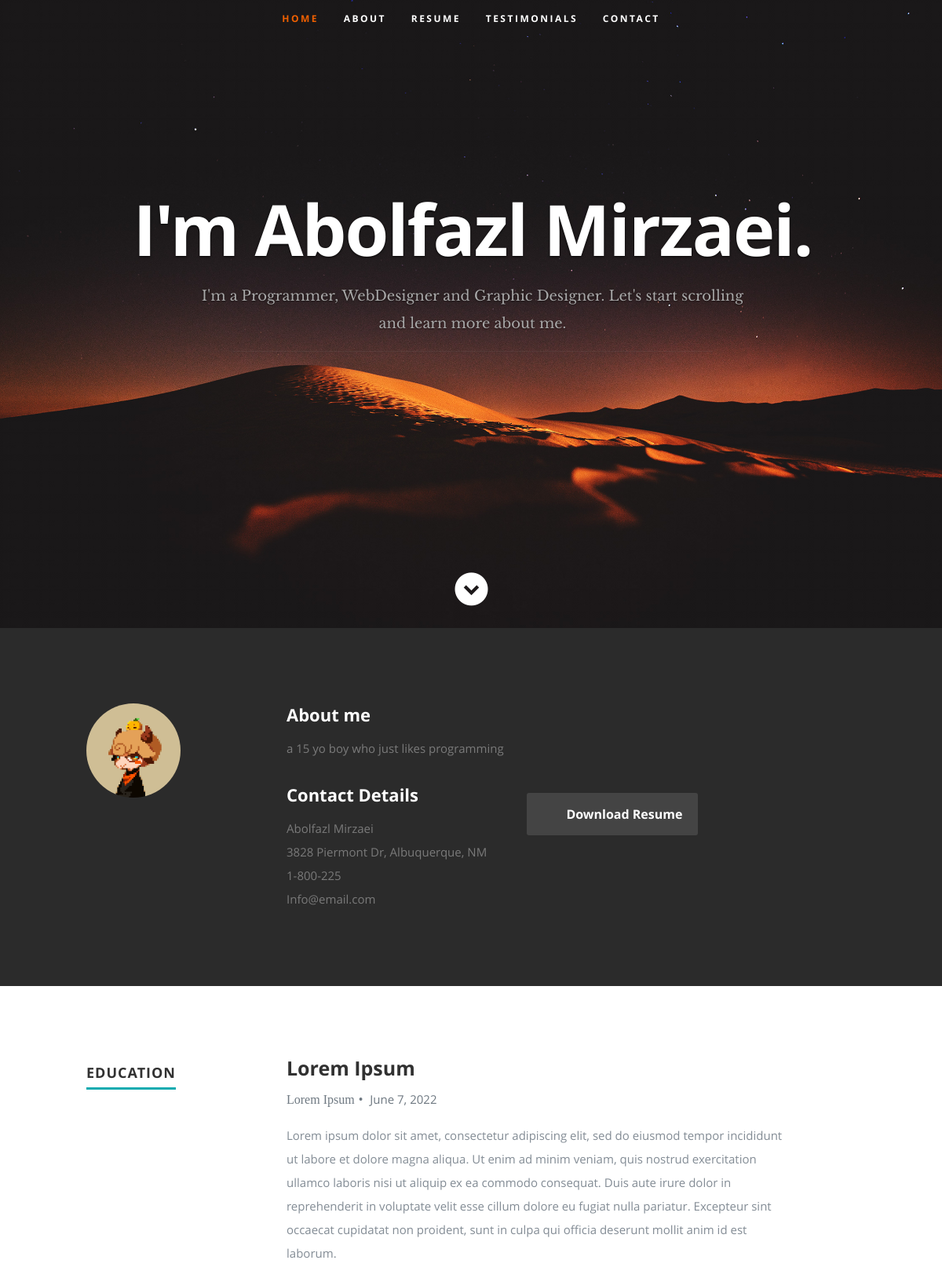
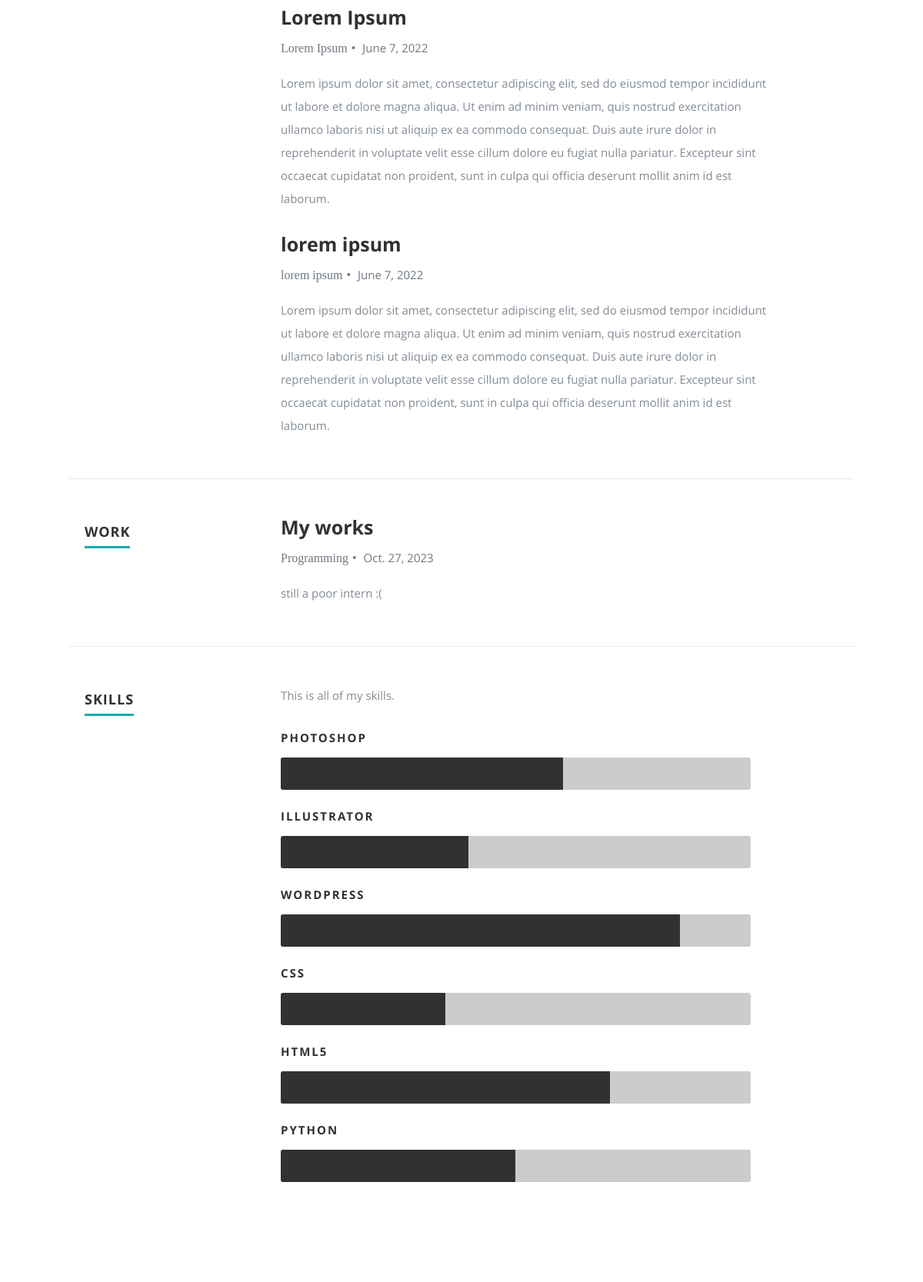
The page / (upper part) on the database its author committed (2 pictures, top to bottom).
### HomePage/models.py (models this page shows)
class intruduce(models.Model):
    title = models.CharField(max_length=350, verbose_name='title')
    description = models.TextField(verbose_name='description')
    facebook = models.CharField(max_length=500, verbose_name='facebook')
    twitter = models.CharField(max_length=500, verbose_name='twitter')
    googleplus = models.CharField(max_length=500, verbose_name='googleplus')
    linkedin = models.CharField(max_length=500, verbose_name='linkedin')
    instagram = models.CharField(max_length=500, verbose_name='instagram')
    skype = models.CharField(max_length=500, verbose_name='skype')

### AboutPage/models.py (models this page shows)
class aboutme(models.Model):
    Aboutme = models.CharField(max_length=350, verbose_name='Title(Aboutme)')
    DescriptionAboutme = models.TextField(verbose_name='Description(Aboutme)')
    ContactDetails = models.CharField(max_length=350, verbose_name='Title(ContactDetails)')
    Name = models.CharField(max_length=350, verbose_name='Name')
    Address = models.CharField(max_length=350, verbose_name='Address')
    PhoneNumber = models.CharField(max_length=350, verbose_name='PhoneNumber')
    Email = models.EmailField(max_length=350, verbose_name='Email')
    image = models.ImageField(upload_to='media', verbose_name='profile', default='pic')

### ResumePage/models.py (models this page shows)
class EDUCATION(models.Model):
    title = models.CharField(max_length=350, verbose_name='title')
    degree = models.CharField(max_length=350, verbose_name='degree')
    date = models.DateField(max_length=350, verbose_name='date')
    description = models.TextField( verbose_name='description')

class WORK(models.Model):
    title = models.CharField(max_length=350, verbose_name='title')
    degree = models.CharField(max_length=350, verbose_name='Job')
    date = models.DateField(max_length=350, verbose_name='date')
    description = models.TextField( verbose_name='description')

class SkiilsDescription(models.Model):
    description = models.TextField(verbose_name='description')

### home/views.py (the view, shortened to what this page needs)
# urls.py: path('', views.home.as_view(), name='home'),
class home(View):
    def get(self, request):
        Header = intruduce.objects.first()
        Aboutme = aboutme.objects.all()
        Edu = EDUCATION.objects.all()
        work = WORK.objects.all()
        skill = SKILLS.objects.first()
        des = SkiilsDescription.objects.first()
        koreh = MoreText.objects.first()
        rn = quotation.objects.all()
        inf = info.objects.first()
        foot = Copyright.objects.first()
        descript = descrip.objects.all()
        form = ContactUsReceiveFormForm
        resume = Update_Resume.objects.first()
        return render(request, 'base.html', {'Header': Header,
                                             'Aboutme': Aboutme,
                                             'edu': Edu,
                                             'work': work,
                                             'skills': skill,
                                             'des': des,
                                             'koreh': koreh,
                                             'rn': rn,
                                             'inf': inf,
                                             'foot': foot,
                                             'descript': descript,
                                             'contactform': form,
                                             'resume': resume,
                                             }
                      )

### templates/base.html (shortened to what this page needs)
{% load static %}
<!DOCTYPE html>
<html class="no-js" lang="en">
<head>
    <link rel="stylesheet" href="{% static 'css/default.css' %}" >
    <link rel="stylesheet" href="{% static 'css/layout.css' %}" >
    <link rel="stylesheet" href="{% static 'css/media-queries.css' %}" >
    <link rel="stylesheet" href="{% static 'css/magnific-popup.css' %}" >
</head>
<body>
        {% include 'inc/header.html' %}
    {% for foo in Aboutme %}
   <section id="about">
      <div class="row">
         <div class="three columns">
            <img class="profile-pic" src="{{ foo.image.url }}" alt="" />
         </div>
         <div class="nine columns main-col">
            <h2>{{ foo.Aboutme }}</h2>
            <p>{{ foo.DescriptionAboutme }}
            </p>
            <div class="row">
               <div class="columns contact-details">
                  <h2>{{ foo.ContactDetails }}</h2>
                  <p class="address">
						   <span>{{ foo.Name }}</span>
                      <br>
						   <span>{{ foo.Address }}
                     </span>
                      <br>
						   <span>{{ foo.PhoneNumber }}</span>
                      <br>
                     <span>{{ foo.Email }}</span>
					   </p>
               </div>
               <div class="columns download">
                  <p>
                     <a href="{{ resume.Resume }}" class="button"><i class="fa fa-download"></i>Download Resume</a>
                  </p>
               </div>
            </div>
         </div>
      </div>
   </section>
    {% endfor %}
   <section id="resume">
      <div class="row education">
         <div class="three columns header-col">
            <h1><span>Education</span></h1>
         </div>
         <div class="nine columns main-col">
            <div class="row item">
               <div class="twelve columns">
                {% for foo in edu %}
                  <h3>{{ foo.title  }}</h3>
                  <p class="info">{{ foo.degree }}<span>&bull;</span> <em class="date">{{ foo.date }}</em></p>
                  <p>
                  {{ foo.description }}
                  </p>
                 {% endfor %}
               </div>
            </div>
         </div>
      </div>
      <div class="row work">
         <div class="three columns header-col">
            <h1><span>Work</span></h1>
         </div>
         <div class="nine columns main-col">
            <div class="row item">
               <div class="twelve columns">
                   {% for foo in work %}
                  <h3>{{ foo.title }}</h3>
                  <p class="info">{{ foo.degree }}<span>&bull;</span> <em class="date">{{ foo.date }}</em></p>
                  <p>
                  {{ foo.description }}
                  </p>
                  {% endfor %}
               </div>
            </div>
         </div>
      </div>
      <div class="row skill">
         <div class="three columns header-col">
            <h1><span>Skills</span></h1>
         </div>
         <div class="nine columns main-col">
            <p>{{ des.description }}
            </p>
				<div class="bars">
                <ul class="skills">
                        <li>
                           <span class="bar-expand photoshop"></span><em>Photoshop</em>
                        </li>
                      <li>
                          <span class="bar-expand illustrator"></span><em>Illustrator</em>
                      </li>
						<li>
                            <span class="bar-expand wordpress"></span><em>Wordpress</em>
                        </li>
						<li>
                            <span class="bar-expand css"></span><em>CSS</em>
                        </li>
						<li>
                            <span class="bar-expand html5"></span><em>HTML5</em>
                        </li>
                  <li>
                      <span class="bar-expand jquery"></span><em>Python</em>
                  </li>
                </ul>
				</div>
			</div>
      </div>
   </section>
</body>
</html>

### templates/inc/header.html (shortened to what this page needs)
<header id="home">
      <nav id="nav-wrap">
         <ul id="nav" class="nav">
            <li class="current"><a class="smoothscroll" href="#home">Home</a></li>
            <li><a class="smoothscroll" href="#about">About</a></li>
	         <li><a class="smoothscroll" href="#resume">Resume</a></li>
            <li><a class="smoothscroll" href="#testimonials">Testimonials</a></li>
            <li><a class="smoothscroll" href="#contact">Contact</a></li>
         </ul>
      </nav>
      <div class="row banner">
         <div class="banner-text">
            <h1 class="responsive-headline">{{ Header.title }}</h1>
            <h3>{{ Header.description }}</h3>
            <hr />
            <ul class="social">
               <li><a href="{{ Header.facebook }}"><i class="fa fa-facebook"></i></a></li>
               <li><a href="{{ Header.twitter }}"><i class="fa fa-twitter"></i></a></li>
               <li><a href="{{ Header.googleplus }}"><i class="fa fa-google-plus"></i></a></li>
               <li><a href="{{ Header.linkedin }}"><i class="fa fa-linkedin"></i></a></li>
               <li><a href="{{ Header.instagram }}"><i class="fa fa-instagram"></i></a></li>
               <li><a href="{{ Header.skype }}"><i class="fa fa-skype"></i></a></li>
            </ul>
         </div>
      </div>
      <p class="scrolldown">
         <a class="smoothscroll" href="#about"><i class="icon-down-circle"></i></a>
      </p>
   </header>

### static/css/default.css (style rules this page uses)
html, body, div, span, object, iframe, h1, h2, h3, h4, h5, h6, p, blockquote, pre, abbr, address, cite, code, del, dfn, em, img, ins, kbd, q, samp, small, strong, sub, sup, var, b, i, dl, dt, dd, ol, ul, li, fieldset, form, label, legend, table, caption, tbody, tfoot, thead, tr, th, td, article, aside, canvas, details, figcaption, figure, footer, header, hgroup, menu, nav, section, summary, time, mark, audio, video { margin: 0; padding: 0; border: 0; outline: 0; font-size: 100%; vertical-align: baseline; background: transparent; }
article,aside,details,figcaption,figure, footer,header,hgroup,menu,nav,section { display: block; }
*, *:before, *:after { -moz-box-sizing: border-box; -webkit-box-sizing: border-box; box-sizing: border-box; }
html { font-size: 62.5%; -webkit-font-smoothing: antialiased; }
body { background: #fff; font-family: 'opensans-regular', sans-serif; font-weight: normal; font-size: 15px; line-height: 30px; color: #838C95; -webkit-font-smoothing: antialiased; -webkit-text-size-adjust: 100%; }
h1, h2, h3, h4, h5, h6 { color: #313131; font-family: 'opensans-bold', sans-serif; font-weight: normal; }
h1 { font-size: 38px; line-height: 42px; margin-bottom: 12px; letter-spacing: -1px; }
h2 { font-size: 28px; line-height: 36px; margin-bottom: 6px; }
h3 { font-size: 22px; line-height: 30px; margin-bottom: 12px; }
p { margin: 0 0 30px 0; }
em { font: 15px/30px 'opensans-italic', sans-serif; }
hr { border: solid #E3E3E3; border-width: 1px 0 0; clear: both; margin: 11px 0 30px; height: 0; }
a, a:visited { text-decoration: none; outline: 0; color: #11ABB0; -webkit-transition: color .3s ease-in-out; -moz-transition: color .3s ease-in-out; -o-transition: color .3s ease-in-out; transition: color .3s ease-in-out; }
p a, p a:visited { line-height: inherit; }
ul, ol { margin-bottom: 24px; margin-top: 12px; }
ul { list-style: none outside; }
li { line-height: 18px; margin-bottom: 12px; }
img { max-width: 100%; height: auto; }
.button, .button:visited, button, input[type="submit"], input[type="reset"], input[type="button"] { font: 16px/30px 'opensans-bold', sans-serif; background: #11ABB0; display: inline-block; text-decoration: none; letter-spacing: 0; color: #fff; padding: 12px 20px; margin-bottom: 18px; border: none; cursor: pointer; height: auto; -webkit-transition: all .2s ease-in-out; -moz-transition: all .2s ease-in-out; -o-transition: all .2s ease-in-out; -ms-transition: all .2s ease-in-out; transition: all .2s ease-in-out; -moz-border-radius: 3px; -webkit-border-radius: 3px; -khtml-border-radius: 3px; border-radius: 3px; }
.row { width: 96%; max-width: 1020px; margin: 0 auto; }
.row .row { width: auto; max-width: none; margin: 0 -20px; }
.row:before, .row:after { content: " "; display: table; }
.row:after { clear: both; }
.column, .columns { position: relative; padding: 0 20px; min-height: 1px; float: left; }
[class*="column"] + [class*="column"]:last-child { float: right; }
.row .three { width: 25%; }
.row .nine { width: 75%; }
.row .twelve { width: 100%; }

### rows shown on the page
intruduce: title "I'm Abolfazl Mirzaei.", description "I'm a Programmer, WebDesigner and Graphic Designer. Let's start scrolling and learn more about me."
aboutme: image (picture), Aboutme "About me", DescriptionAboutme "a 15 yo boy who just likes programming", ContactDetails "Contact Details", Name "Abolfazl Mirzaei", Address "3828 Piermont Dr, Albuquerque, NM", PhoneNumber "1-800-225", Email "Info@email.com"
EDUCATION: title "Lorem Ipsum", degree "Lorem Ipsum", date "June 7, 2022", description "Lorem ipsum dolor sit amet, consectetur adipiscing elit, sed do eiusmod tempor incididunt ut labore et dolore magna aliqua. Ut enim ad minim veniam, quis nostrud exercitation ullamco laboris nisi ut aliquip ex ea commodo consequat. Duis aute irure dolor in reprehenderit in voluptate velit esse cillum dolore eu fugiat nulla pariatur. Excepteur sint occaecat cupidatat non proident, sunt in culpa qui officia deserunt mollit anim id est laborum."
EDUCATION: title "Lorem Ipsum", degree "Lorem Ipsum", date "June 7, 2022", description "Lorem ipsum dolor sit amet, consectetur adipiscing elit, sed do eiusmod tempor incididunt ut labore et dolore magna aliqua. Ut enim ad minim veniam, quis nostrud exercitation ullamco laboris nisi ut aliquip ex ea commodo consequat. Duis aute irure dolor in reprehenderit in voluptate velit esse cillum dolore eu fugiat nulla pariatur. Excepteur sint occaecat cupidatat non proident, sunt in culpa qui officia deserunt mollit anim id est laborum."
EDUCATION: title "lorem ipsum", degree "lorem ipsum", date "June 7, 2022", description "Lorem ipsum dolor sit amet, consectetur adipiscing elit, sed do eiusmod tempor incididunt ut labore et dolore magna aliqua. Ut enim ad minim veniam, quis nostrud exercitation ullamco laboris nisi ut aliquip ex ea commodo consequat. Duis aute irure dolor in reprehenderit in voluptate velit esse cillum dolore eu fugiat nulla pariatur. Excepteur sint occaecat cupidatat non proident, sunt in culpa qui officia deserunt mollit anim id est laborum."
WORK: title "My works", degree "Programming", date "Oct. 27, 2023", description "still a poor intern :("
SkiilsDescription: description "This is all of my skills."
